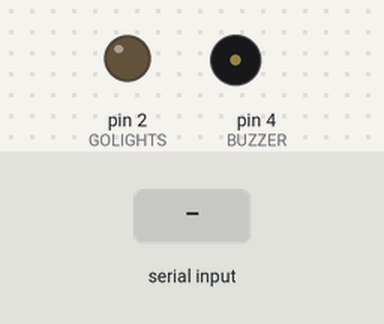
Simulated run of this sketch. Board: Arduino Uno, built with avr-gcc and run on an emulated ATmega328P. Parts: output pins drawn as LEDs (lit = HIGH), buzzer (waves = sounding, pin HIGH). Dashed ring = blinking. Inputs (shaded band) come from the test bench.

Above: at 1.2 s.
1.3 s: "B" received over Serial
At 1.51 s:
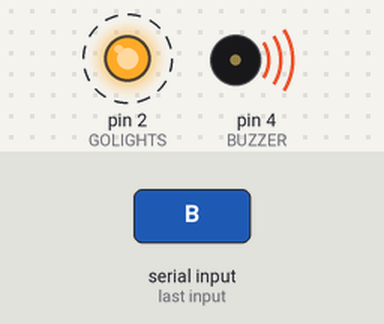
Timing chart, 0 to 4.3 s (numbered marks = the images above; inputs shaded):
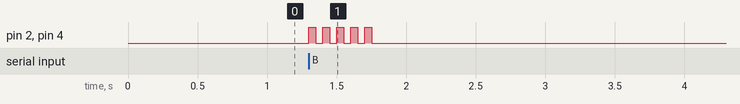

The sketch:

quickfire_R2.ino
```cpp
// Quickfire Game
// Author: Salvatore Amico (samic2@uic.edu)
// CS 362, UIC
//
// Description: A 2–4 player Arduino reaction game using multiple Arduinos
// for lights, sound, and LCD display. This cleaned version removes other
// students' names/UINs and retains only the technical content.

// C++ code

// This reciver activates the buzzer and the go lights.

// **********Reciver_2**********
// Arduino Reciver 2 components.
#define PIZO_BUZZER_ON '9'
#define PIZO_BUZZER_OFF 'A'
#define ACTION_LIGHTS_ON 'B'
#define ACTION_LIGHTS_OFF 'C'

//Pin locations
#define BUZZER 4
#define GOLIGHTS 2

void setup()
{
  Serial.begin(9600);
  pinMode(BUZZER,OUTPUT);
  pinMode(GOLIGHTS, OUTPUT);
  //digitalWrite(GOLIGHTS, HIGH);
}
void loop()
{
 // Listen for on/off commands
  if (Serial.available() > 0)
  {
    char command = Serial.read();

    if (command == 'B')
    {
      goLightFlashing();
    }
  }
}

void goLightFlashing()
{
  for(int i = 0; i < 10;i++)
  {
  digitalWrite(BUZZER, HIGH);
  digitalWrite(GOLIGHTS, HIGH);
  delayHelper(50);
  digitalWrite(BUZZER, LOW);
  digitalWrite(GOLIGHTS, LOW);
  delayHelper(50);
    i++;
  }

}

// Delay that will not inerrupt program
void delayHelper(unsigned long delayTime)
{
  unsigned long currentMillis = millis();

  while (millis() - currentMillis < delayTime) {
    // Wait until enough time has passed
  }
}
```

Measured:
- after the input at 1.3 s, pin 2 (GOLIGHTS), pin 4 (BUZZER): alternates HIGH for 0.05 s and LOW for 0.05 s, 10 changes in all, then stays LOW, starting at once
